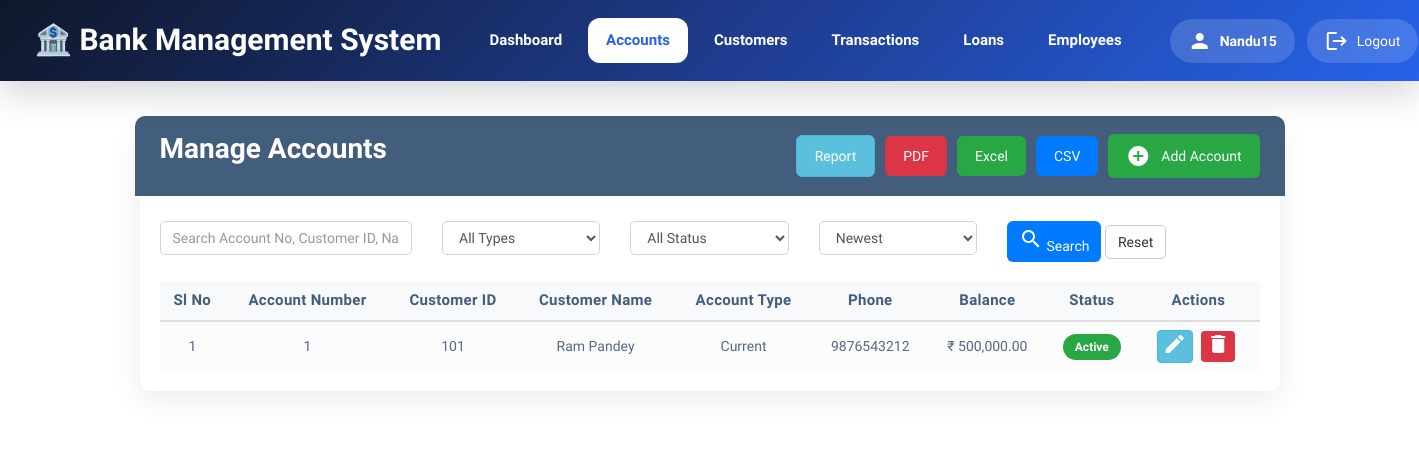
/accounts/ (signed in), run on the app's committed database.
### accounts/models.py (models this page shows, shortened)
class Account(models.Model):
    ACCOUNT_TYPES = [
        ('Savings', 'Savings'),
        ('Current', 'Current'),
    ]
    STATUS = [
        ('Active', 'Active'),
        ('Inactive', 'Inactive'),
    ]
    account_number = models.CharField(
        max_length=20,
        unique=True
    )
    customer = models.ForeignKey(
        Customer,
        on_delete=models.CASCADE,
        related_name="accounts"
    )
    account_type = models.CharField(
        max_length=20,
        choices=ACCOUNT_TYPES
    )
    balance = models.DecimalField(
        max_digits=12,
        decimal_places=2,
        default=0.00
    )
    phone = models.CharField(
        max_length=15
    )
    email = models.EmailField()
    address = models.TextField()
    status = models.CharField(
        max_length=10,
        choices=STATUS,
        default='Active'
    )
    created_at = models.DateTimeField(
        auto_now_add=True
    )
    updated_at = models.DateTimeField(
        auto_now=True
    )

### customers/models.py (models this page shows, shortened)
class Customer(models.Model):
    GENDER = [
        ('Male', 'Male'),
        ('Female', 'Female'),
        ('Other', 'Other'),
    ]
    STATUS = [
        ('Active', 'Active'),
        ('Inactive', 'Inactive'),
    ]
    customer_id = models.CharField(
        max_length=20,
        unique=True
    )
    first_name = models.CharField(
        max_length=50
    )
    last_name = models.CharField(
        max_length=50
    )
    gender = models.CharField(
        max_length=10,
        choices=GENDER
    )
    dob = models.DateField()
    phone = models.CharField(
        max_length=15
    )
    email = models.EmailField(
        unique=True
    )
    address = models.TextField()
    city = models.CharField(
        max_length=50
    )
    state = models.CharField(
        max_length=50
    )
    pincode = models.CharField(
        max_length=10
    )
    status = models.CharField(
        max_length=10,
        choices=STATUS,
        default='Active'
    )
    created_at = models.DateTimeField(
        auto_now_add=True
    )
    updated_at = models.DateTimeField(
        auto_now=True
    )

### accounts/views.py (the view)
@login_required
def account_list(request):
    search = request.GET.get("search", "").strip()
    accounts = get_filtered_accounts(request)
    paginator = Paginator(accounts, 10)
    page_number = request.GET.get("page")
    accounts = paginator.get_page(page_number)
    return render(
        request,
        "accounts/accounts.html",
        {
            "accounts": accounts,
            "search": search,
            "account_type": request.GET.get("account_type", ""),
            "status": request.GET.get("status", ""),
            "sort": request.GET.get("sort", "-id"),
        }
    )

### accounts/views.py (called while the page is built, shortened)
def get_filtered_accounts(request):
    search = request.GET.get("search", "").strip()
    account_type = request.GET.get("account_type", "")
    status = request.GET.get("status", "")
    sort = request.GET.get("sort", "-id")
    accounts = Account.objects.select_related(
        "customer"
    )
    if account_type:
        accounts = accounts.filter(
            account_type=account_type
        )
    if status:
        accounts = accounts.filter(
            status=status
        )
    accounts = accounts.order_by(sort)
    return accounts

### templates/accounts/accounts.html (shortened to what this page needs)
{% load static %}
{% load humanize %}
<!DOCTYPE html>
<html lang="en">
<head>
    <link rel="stylesheet"
          href="https://maxcdn.bootstrapcdn.com/bootstrap/3.4.1/css/bootstrap.min.css">
    <link rel="stylesheet"
          href="{% static 'css/header.css' %}">
    <link rel="stylesheet"
          href="{% static 'css/accounts.css' %}">
</head>
<body>
{% include 'header.html' %}
<div class="container">
    <div class="table-wrapper">
        <div class="table-title">
            <div class="row">
                <div class="col-sm-6">
                    <h2>
                        Manage <b>Accounts</b>
                    </h2>
                </div>
                <div class="col-sm-6 text-right">
    <a href="{% url 'account_report' %}"
       class="btn btn-info">
        Report
    </a>
    <a href="{% url 'export_accounts_pdf' %}?{{ request.GET.urlencode }}"
       class="btn btn-danger">
        PDF
    </a>
    <a href="{% url 'export_accounts_excel' %}?{{ request.GET.urlencode }}"
       class="btn btn-success">
        Excel
    </a>
    <a href="{% url 'export_accounts_csv' %}?{{ request.GET.urlencode }}"
       class="btn btn-primary">
        CSV
    </a>
    <a href="{% url 'add_account' %}"
       class="btn btn-success">
        <i class="material-icons">add_circle</i>
        <span>Add Account</span>
    </a>
</div>
            </div>
        </div>
        <div class="row"
             style="margin-bottom:20px;">
            <form method="GET">
                <div class="col-sm-3">
                    <input
                        type="text"
                        name="search"
                        class="form-control"
                        placeholder="Search Account No, Customer ID, Name, Phone..."
                        value="{{ search }}">
                </div>
                <div class="col-sm-2">
                    <select
                        name="account_type"
                        class="form-control">
                        <option value="">
                            All Types
                        </option>
                    </select>
                </div>
                <div class="col-sm-2">
                    <select
                        name="status"
                        class="form-control">
                        <option value="">
                            All Status
                        </option>
                    </select>
                </div>
                <div class="col-sm-2">
                    <select
                        name="sort"
                        class="form-control">
                        <option value="-id"
                            {% if sort == "-id" %}
                                selected
                            {% endif %}>
                            Newest
                        </option>
                    </select>
                </div>
                <div class="col-sm-3">
                    <button
                        type="submit"
                        class="btn btn-primary">
                        <i class="material-icons">
                        </i>
                        Search
                    </button>
                    <a href="{% url 'accounts' %}"
                       class="btn btn-default">
                        Reset
                    </a>
                </div>
            </form>
        </div>
        <table class="table table-striped table-hover">
            <thead>
                <tr>
                    <th>Sl No</th>
                    <th>Account Number</th>
                    <th>Customer ID</th>
                    <th>Customer Name</th>
                    <th>Account Type</th>
                    <th>Phone</th>
                    <th>Balance</th>
                    <th>Status</th>
                    <th>Actions</th>
                </tr>
            </thead>
            <tbody>
            {% for account in accounts %}
                <tr>
                    <td>
                        {{ accounts.start_index|add:forloop.counter0 }}
                    </td>
                    <td>
                        {{ account.account_number }}
                    </td>
                    <td>
                        {{ account.customer.customer_id }}
                    </td>
                    <td>
                        {{ account.customer.first_name }}
                        {{ account.customer.last_name }}
                    </td>
                    <td>
                        {{ account.account_type }}
                    </td>
                    <td>
                        {{ account.phone }}
                    </td>
                    <td>
                         ₹ {{ account.balance|floatformat:2|intcomma }}
                    </td>
                    <td>
                        {% if account.status == "Active" %}
                            <span class="label label-success">
                                Active
                            </span>
                        {% else %}
                            <span class="label label-danger">
                                Inactive
                            </span>
                        {% endif %}
                    </td>
                    <td>
                        <a href="{% url 'edit_account' account.id %}"
                           class="btn btn-info btn-xs">
                            <i class="material-icons">
                            </i>
                        </a>
                        <a href="{% url 'delete_account' account.id %}"
                            class="btn btn-danger btn-xs"
                            onclick="return confirm('Are you sure you want to delete this account?')">
                            <i class="material-icons">
                            </i>
                        </a>
                    </td>
                </tr>
            {% endfor %}
            </tbody>
        </table>
    </div>
</div>
</body>
</html>

### templates/header.html (shortened to what this page needs)
{% load static %}
<nav class="modern-navbar">
    <div class="navbar-wrapper">
        <a href="{% url 'home' %}" class="navbar-logo">
            🏦 Bank Management System
        </a>
        <ul class="navbar-menu" id="navbarMenu">
            <li class="{% if request.resolver_match.url_name == 'home' %}active{% endif %}">
                <a href="{% url 'home' %}">Dashboard</a>
            </li>
            <li class="{% if request.resolver_match.url_name == 'accounts' %}active{% endif %}">
                <a href="{% url 'accounts' %}">Accounts</a>
            </li>
            <li class="{% if request.resolver_match.url_name == 'customers' %}active{% endif %}">
                <a href="{% url 'customers' %}">Customers</a>
            </li>
            <li class="{% if request.resolver_match.url_name == 'transactions' %}active{% endif %}">
                <a href="{% url 'transactions' %}">Transactions</a>
            </li>
            <li class="{% if request.resolver_match.url_name == 'loans' %}active{% endif %}">
                <a href="{% url 'loans' %}">Loans</a>
            </li>
            <li class="{% if request.resolver_match.url_name == 'employees' %}active{% endif %}">
                <a href="{% url 'employees' %}">Employees</a>
            </li>
        </ul>
        <div class="navbar-user">
            {% if user.is_authenticated %}
                <span class="user-name">
                    <i class="material-icons">person</i>
                    {{ user.username }}
                </span>
                <a href="{% url 'logout' %}" class="logout-btn">
                    <i class="material-icons">logout</i>
                    Logout
                </a>
            {% else %}
                <a href="{% url 'login' %}" class="logout-btn">
                    Login
                </a>
            {% endif %}
        </div>
    </div>
</nav>

### static/css/header.css (style rules this page uses)
:root { --navy:#0F172A; --blue:#1E3A8A; --accent:#2563EB; --surface:#F8FAFC; --border:#E2E8F0; }
.modern-navbar { position:sticky; top:0; z-index:1000; background:linear-gradient( 135deg, #0F172A, #1E3A8A, #2563EB); box-shadow:0 12px 35px rgba(15,23,42,.18); padding:18px 0; }
.navbar-wrapper { max-width:1400px; margin:auto; padding:0 25px; display:flex; align-items:center; justify-content:space-between; gap:30px; }
.navbar-logo { font-size:30px; font-weight:700; color:white; text-decoration:none; white-space:nowrap; }
.navbar-menu { display:flex; gap:8px; list-style:none; padding:0; margin:0; }
.navbar-menu li { margin:0; }
.navbar-menu a { display:block; padding:12px 18px; border-radius:12px; font-size:15px; font-weight:600; color:white; text-decoration:none; transition:.3s; }
.navbar-menu .active a { background:white; color:#2563EB; font-weight:700; }
.navbar-user { display:flex; align-items:center; gap:12px; }
.user-name { display:flex; align-items:center; gap:8px; background:rgba(255,255,255,.15); padding:10px 18px; border-radius:50px; color:white; font-weight:600; }
.logout-btn { display:flex; align-items:center; gap:8px; padding:10px 18px; border-radius:50px; background:rgba(255,255,255,.15); color:white; text-decoration:none; transition:.3s; }

### static/css/accounts.css (style rules this page uses)
body { background:#fff; font-family:'Varela Round',sans-serif; color:#566787; font-size:14px; }
.table-wrapper { background:#ffffff; padding:20px; margin:40px auto; border-radius:10px; box-shadow:0 8px 30px rgba(0,0,0,.08); }
.table-title { background:#435d7d; color:#fff; padding:18px 25px; margin:-25px -25px 25px; border-radius:10px 10px 0 0; }
.table-title h2 { margin:0; font-size:28px; font-weight:600; }
.table-title .text-right { display:flex; justify-content:flex-end; align-items:center; gap:10px; flex-wrap:wrap; }
.table-title .btn { display:flex; align-items:center; gap:6px; padding:10px 18px; }
.btn-primary { background:#007bff; border:none; color:#fff; }
.table-title .btn i { margin-right:5px; }
.table-title .btn span { vertical-align:middle; }
.table { margin-top: 10px; margin-bottom:0; }
.table th { background:#f8f9fa; color:#435d7d; font-size:15px; font-weight:bold; letter-spacing:.3px; text-align:center; }
.table td { text-align:center; vertical-align:middle !important; padding:15px; }
.table-striped tbody tr:nth-child(odd) { background:#fcfcfc; }
.table-wrapper form { margin-bottom: 20px; }
input[name="search"] { width:100%; }
.label { padding:6px 12px; border-radius:20px; font-size:12px; }
.label-success { background:#28a745; }
.btn { border-radius:6px; transition:.25s ease; }
.btn-success { background:#28a745; border:none; }
.btn-primary { background:#007bff; border:none; }
.btn-danger { background:#dc3545; border:none; }
.btn-default { border-radius:5px; }
.btn-xs { margin-right:5px; border-radius:4px; }
.form-control { border-radius:5px; box-shadow:none; border:1px solid #ced4da; }

### data on the page
Account: start_index|add "1", account_number "1", customer.customer_id "101", customer.first_name "Ram", customer.last_name "Pandey", account_type "Current", phone "9876543212", balance "500,000.00", status "Active"

### other printed values
{{ user.username }} "Nandu15"
